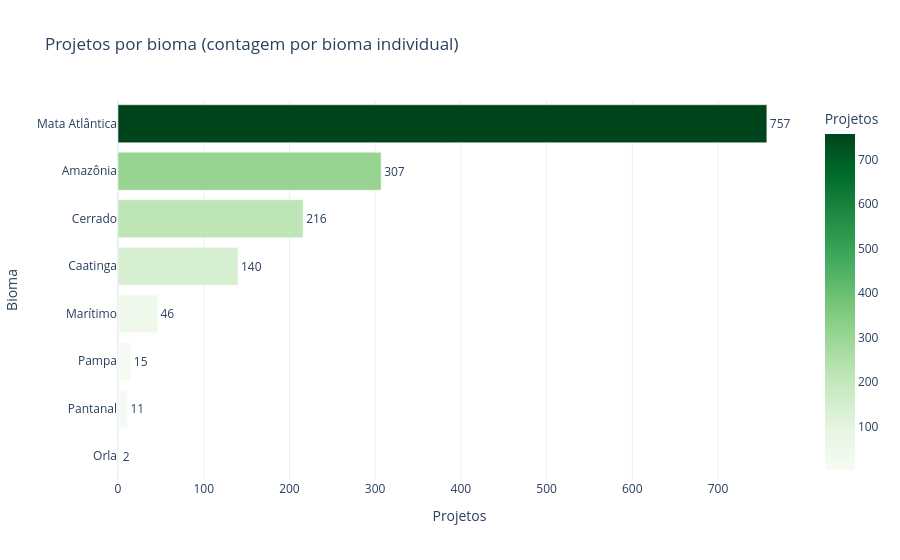

Write notebook code for a chart like this one.
### Markdown cell above
**Biomas** merecem tratamento especial: várias linhas têm mais de um bioma na mesma célula (ex.: `"Mata Atlântica / Cerrado"`), porque o projeto atravessa mais de um bioma. Contar essas células como categorias únicas sub-representaria os biomas individuais.

### Code cell
biomas_normalizados = df['Bioma'].dropna().str.replace(' e ', ' / ').str.split('/')
biomas_explodidos = biomas_normalizados.explode().str.strip()

por_bioma = biomas_explodidos.value_counts().reset_index()
por_bioma.columns = ['Bioma', 'Projetos']
por_bioma = por_bioma.sort_values('Projetos', ascending=True)

grafico_barra_horizontal(por_bioma, 'Bioma', 'Projetos por bioma (contagem por bioma individual)', escala_cor='Greens').show()

### Figure 1 — Plotly figure (JSON) as saved in the notebook; plotly's stock layout.template omitted (floating-point values rounded to 4 significant figures)
{"data": [{"hovertemplate": "Projetos=%{marker.color}<br>Bioma=%{y}<extra></extra>", "legendgroup": "", "marker": {"color": [2, 11, 15, 46, 140, 216, 307, 757], "coloraxis": "coloraxis", "pattern": {"shape": ""}}, "name": "", "orientation": "h", "showlegend": false, "text": [2.0, 11.0, 15.0, 46.0, 140.0, 216.0, 307.0, 757.0], "textposition": "outside", "type": "bar", "x": [2, 11, 15, 46, 140, 216, 307, 757], "xaxis": "x", "y": ["Orla", "Pantanal", "Pampa", "Marítimo", "Caatinga", "Cerrado", "Amazônia", "Mata Atlântica"], "yaxis": "y"}], "layout": {"barmode": "relative", "coloraxis": {"colorbar": {"title": {"text": "Projetos"}}, "colorscale": [[0, "rgb(247,252,245)"], [0.125, "rgb(229,245,224)"], [0.25, "rgb(199,233,192)"], [0.375, "rgb(161,217,155)"], [0.5, "rgb(116,196,118)"], [0.625, "rgb(65,171,93)"], [0.75, "rgb(35,139,69)"], [0.875, "rgb(0,109,44)"], [1, "rgb(0,68,27)"]]}, "legend": {"tracegroupgap": 0}, "showlegend": false, "title": {"text": "Projetos por bioma (contagem por bioma individual)"}, "xaxis": {"anchor": "y", "domain": [0, 1], "title": {"text": "Projetos"}}, "yaxis": {"anchor": "x", "domain": [0, 1], "title": {"text": "Bioma"}}}}
